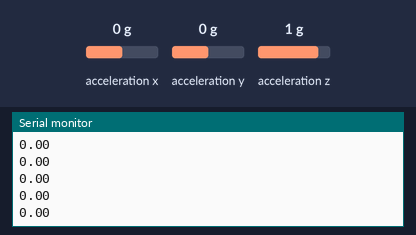
Bench run of a sketch on a simulated Arduino Uno, built with avr-gcc and run on an emulated ATmega328P. On the bench: the last lines printed to the serial monitor. Inputs (shaded band) come from the test bench; at power-on: acceleration x 0 g, acceleration y 0 g, acceleration z 1 g.

Above: at 1.2 s.
1.3 s: acceleration x set to -1.4 g
At 2.2 s:
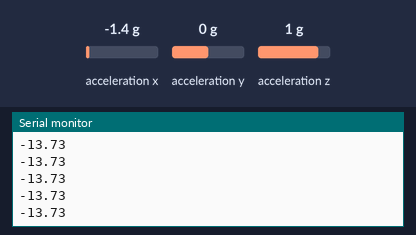
2.8 s: acceleration x set to -0.8 g
At 3.4 s:
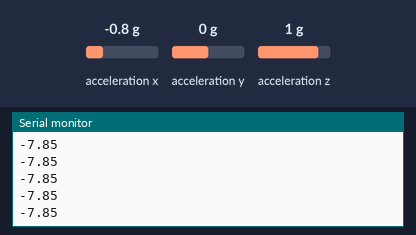
Timing chart, 0 to 5.8 s (numbered marks = the images above; inputs shaded):
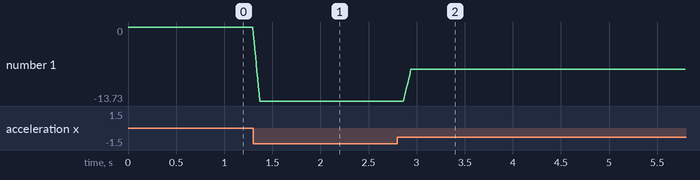

Measured:
- after the input at 1.3 s, the serial monitor: prints a new line at once (image 1)
- after the input at 2.8 s, the serial monitor: prints a new line after 0.07 s (image 2)
- plotted number 1: 0 → -13.73 after the input at 1.3 s, -13.73 → -7.85 after the input at 2.8 s

The sketch:

accel_arduino_BASIC.ino
```cpp
#include <Wire.h>
#include <Adafruit_Sensor.h>
#include <Adafruit_ADXL345_U.h>
#include <Smoothed.h>

/* Assign a unique ID to this sensor at the same time */
Adafruit_ADXL345_Unified accel = Adafruit_ADXL345_Unified(12345);
Smoothed <float> accelX;

void setup() {
  Serial.begin(9600);
  /* Initialise the sensor */
  if(!accel.begin()){

   // Serial.println("Ooops, no ADXL345 detected ... Check your wiring!");
    while(1);
  }

  /* Set the range to whatever is appropriate for your project */
  //accel.setRange(ADXL345_RANGE_16_G);
  //accel.setRange(ADXL345_RANGE_8_G);
  //accel.setRange(ADXL345_RANGE_4_G);
  accel.setRange(ADXL345_RANGE_2_G);
  accelX.begin(SMOOTHED_AVERAGE, 10);


}

void loop() {
  /* Get a new sensor event */
  sensors_event_t event;
  accel.getEvent(&event);

  accelX.add(event.acceleration.x);
  Serial.println(accelX.get());
  delay(5);
}
```
